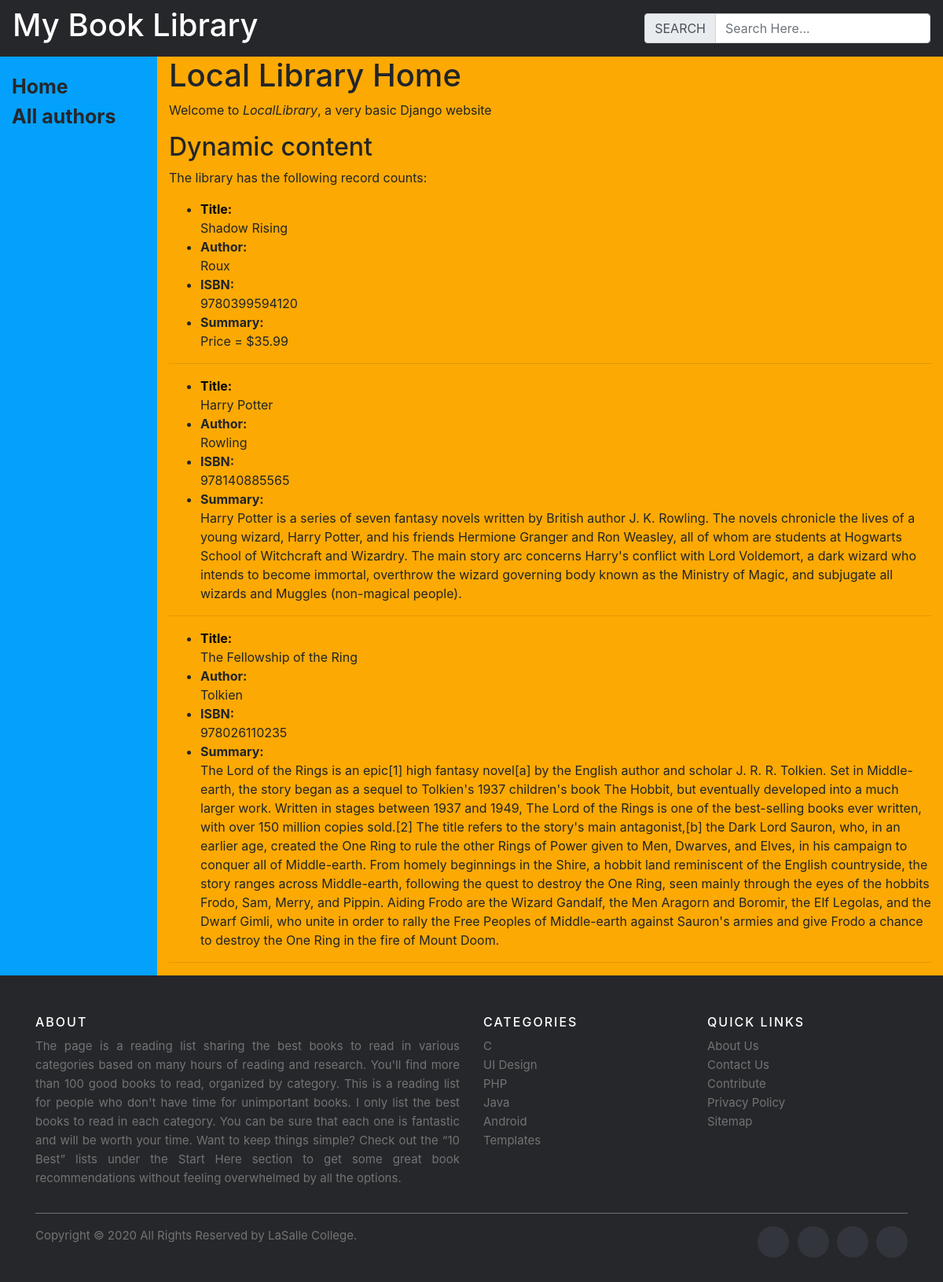
The page / on the database its author committed.
### mylibrary/models.py (models this page shows, shortened)
class Book(models.Model):
    title = models.CharField(max_length=200)
    author = models.ForeignKey(Author, on_delete=models.CASCADE)
    summary = models.TextField()
    isbn = models.CharField(max_length=13)
    genre = models.ForeignKey(Genre, on_delete=models.CASCADE)

class Author(models.Model):
    firstName = models.CharField(max_length=200)
    lastName = models.CharField(max_length=200)
    dateOfBirth =  models.DateField()
    def __str__(self):
        return self.lastName

### mylibrary/views.py (the view)
# urls.py: path("", views.bookTable, name = "book"),
def bookTable(request):
    contents = {'Book':Book.objects.all()}
    return render(request, 'mylibrary/index.html', contents)

### mylibrary/templates/mylibrary/index.html
{% extends "mylibrary/base_generic.html" %}
{% block content %}
<h1>Local Library Home</h1>
  <p>Welcome to <em>LocalLibrary</em>, a very basic Django website </p>
<h2>Dynamic content</h2>
  <p>The library has the following record counts:</p>
    {% for book in Book %}
      <ul>
        <li><strong><a href="{% url 'bookinstance' book.id %}"><span style="color: black;">Title: </span></a></strong> <br>{{book.title}}</li>
        <li><strong>Author: </strong> <br>{{book.author}}</li>
        <li><strong>ISBN: </strong> <br>{{book.isbn}}</li>
        <li><strong>Summary: </strong> <br>{{book.summary}}</li>
      </ul>
      <hr>
    {% endfor %}
{% endblock %}

### mylibrary/templates/mylibrary/base_generic.html (shortened to what this page needs)
{% load static %}
<!DOCTYPE html>
<html lang="en">
<head>
    <link rel="stylesheet" href="https://cdn.jsdelivr.net/npm/bootstrap@4.5.3/dist/css/bootstrap.min.css">
  <link rel="stylesheet" type="text/css" href="{% static 'styles.css'%}"/>
</head>
<body>
	<nav class="navbar navbar-light" style="background-color: #26272b; color:#fff;">
		<h1>My Book Library</h1>
		<form class="form-inline">
			<div class="input-group">
			  <div class="input-group-prepend">
				<span class="input-group-text" id="basic-addon1">SEARCH</span>
			  </div>
			  <input type="text" class="form-control" placeholder="Search Here..." aria-label="Username" aria-describedby="basic-addon1">
			</div>
		</form>
	</nav>
  <div class="container-fluid" style="background-color:#03a1fc;" id="nav-bar">
    <div class="row">
      <div class="col-sm-2">
      <ul class="sidebar-nav">
          <li><a href='/'>Home</a></li>
          <li><a href="{% url 'author' %}">All authors</a></li>
      </ul>
      </div>
      <div class="col-sm-10 " style="background-color:#fca903;" id="main-bar">
      {% block content %}{% endblock %}
      </div>
    </div>
  </div>
		<footer class="site-footer">
		  <div class="container">
			<div class="row">
			  <div class="col-sm-12 col-md-6">
				<h6>About</h6>
				<p class="text-justify">
					The page is a reading list sharing the best books to read in various categories based on many hours of reading and research. You'll find more than 100 good books to read, organized by category.
					This is a reading list for people who don't have time for unimportant books. I only list the best books to read in each category. You can be sure that each one is fantastic and will be worth your time.
					Want to keep things simple? Check out the “10 Best” lists under the Start Here section to get some great book recommendations without feeling overwhelmed by all the options.
				</p>
			  </div>
			  <div class="col-xs-6 col-md-3">
				<h6>Categories</h6>
				<ul class="footer-links">
				  <li><a href="http://scanfcode.com/category/c-language/">C</a></li>
				  <li><a href="http://scanfcode.com/category/front-end-development/">UI Design</a></li>
				  <li><a href="http://scanfcode.com/category/back-end-development/">PHP</a></li>
				  <li><a href="http://scanfcode.com/category/java-programming-language/">Java</a></li>
				  <li><a href="http://scanfcode.com/category/android/">Android</a></li>
				  <li><a href="http://scanfcode.com/category/templates/">Templates</a></li>
				</ul>
			  </div>
			  <div class="col-xs-6 col-md-3">
				<h6>Quick Links</h6>
				<ul class="footer-links">
				  <li><a href="http://scanfcode.com/about/">About Us</a></li>
				  <li><a href="http://scanfcode.com/contact/">Contact Us</a></li>
				  <li><a href="http://scanfcode.com/contribute-at-scanfcode/">Contribute</a></li>
				  <li><a href="http://scanfcode.com/privacy-policy/">Privacy Policy</a></li>
				  <li><a href="http://scanfcode.com/sitemap/">Sitemap</a></li>
				</ul>
			  </div>
			</div>
			<hr>
		  </div>
		  <div class="container">
			<div class="row">
			  <div class="col-md-8 col-sm-6 col-xs-12">
				<p class="copyright-text">Copyright &copy; 2020 All Rights Reserved by
			 <a href="#">LaSalle College</a>.
				</p>
			  </div>
			  <div class="col-md-4 col-sm-6 col-xs-12">
				<ul class="social-icons">
				  <li><a class="facebook" href="#"></a></li>
				  <li><a class="twitter" href="#"></a></li>
				  <li><a class="dribbble" href="#"></a></li>
				  <li><a class="linkedin" href="#"></a></li>
				</ul>
			  </div>
			</div>
		  </div>
	</footer>
</body>
</html>

### mylibrary/static/styles.css (style rules this page uses)
.sidebar-nav { margin-top: 20px; padding: 0; list-style: none; color:#fca903; }
.sidebar-nav a { color:#26272b; font-size:25px; font-weight:bold; text-decoration:none; }
.site-footer { background-color:#26272b; padding:45px 0 20px; font-size:15px; line-height:24px; color:#737373; }
.site-footer hr { border-top-color:#bbb; opacity:0.5 }
.site-footer h6 { color:#fff; font-size:16px; text-transform:uppercase; margin-top:5px; letter-spacing:2px }
.site-footer a { color:#737373; }
.footer-links { padding-left:0; list-style:none }
.footer-links li { display:block }
.footer-links a { color:#737373 }
.site-footer .social-icons { text-align:right }
.site-footer .social-icons a { width:40px; height:40px; line-height:40px; margin-left:6px; margin-right:0; border-radius:100%; background-color:#33353d }
.copyright-text { margin:0 }
.social-icons { padding-left:0; margin-bottom:0; list-style:none }
.social-icons li { display:inline-block; margin-bottom:4px }
.social-icons a { background-color:#eceeef; color:#818a91; font-size:16px; display:inline-block; line-height:44px; width:44px; height:44px; text-align:center; margin-right:8px; border-radius:100%; -webkit-transition:all .2s linear; -o-transition:all .2s linear; transition:all .2s linear }

### rows shown on the page
Book: title "Shadow Rising", author "Roux", isbn "9780399594120", summary "Price = $35.99"
Book: title "Harry Potter", author "Rowling", isbn "978140885565", summary "Harry Potter is a series of seven fantasy novels written by British author J. K. Rowling. The novels chronicle the lives of a young wizard, Harry Potter, and his friends Hermione Granger and Ron Weasley, all of whom are students at Hogwarts School of Witchcraft and Wizardry. The main story arc concerns Harry's conflict with Lord Voldemort, a dark wizard who intends to become immortal, overthrow the wizard governing body known as the Ministry of Magic, and subjugate all wizards and Muggles (non-magical people)."
Book: title "The Fellowship of the Ring", author "Tolkien", isbn "978026110235", summary "The Lord of the Rings is an epic[1] high fantasy novel[a] by the English author and scholar J. R. R. Tolkien. Set in Middle-earth, the story began as a sequel to Tolkien's 1937 children's book The Hobbit, but eventually developed into a much larger work. Written in stages between 1937 and 1949, The Lord of the Rings is one of the best-selling books ever written, with over 150 million copies sold.[2] The title refers to the story's main antagonist,[b] the Dark Lord Sauron, who, in an earlier age, created the One Ring to rule the other Rings of Power given to Men, Dwarves, and Elves, in his campaign to conquer all of Middle-earth. From homely beginnings in the Shire, a hobbit land reminiscent…"
